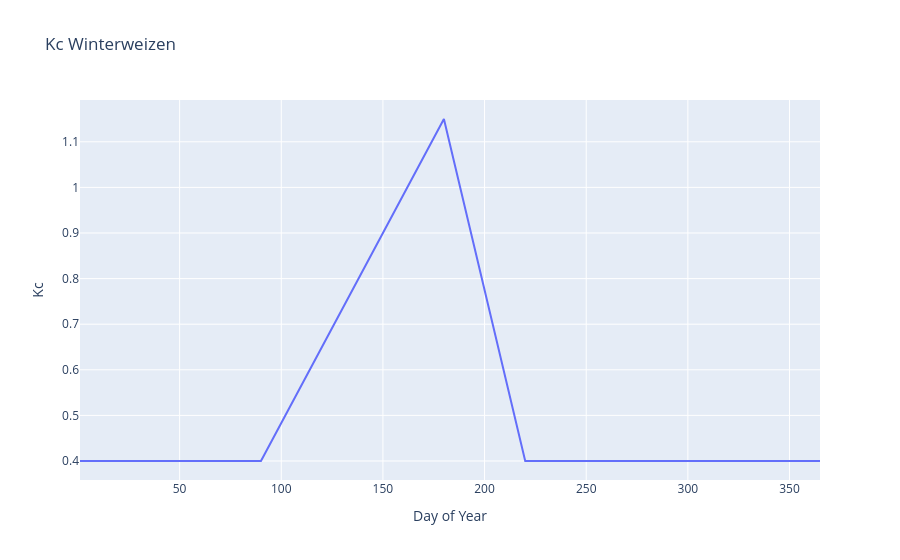

The code cell stored with this chart in its notebook:
### Code cell
Kc = [model.Kc_WinterWeizen(i) for i in range(1, 366)]
fig = go.Figure()
fig.add_trace(go.Scatter(x=list(range(1, 366)), y=Kc, mode='lines', name='Kc Winterweizen'))
fig.update_layout(title='Kc Winterweizen', xaxis_title='Day of Year', yaxis_title='Kc')
fig.show()

### Figure 1 — Plotly figure (JSON) as saved in the notebook; plotly's stock layout.template omitted (floating-point values rounded to 4 significant figures; data arrays with more than 128 entries replaced by an {"elided": "..."} marker saying what was removed)
{"data": [{"mode": "lines", "name": "Kc Winterweizen", "type": "scatter", "x": {"elided": "365 int values"}, "y": {"elided": "365 float values"}}], "layout": {"title": {"text": "Kc Winterweizen"}, "xaxis": {"title": {"text": "Day of Year"}}, "yaxis": {"title": {"text": "Kc"}}}}
